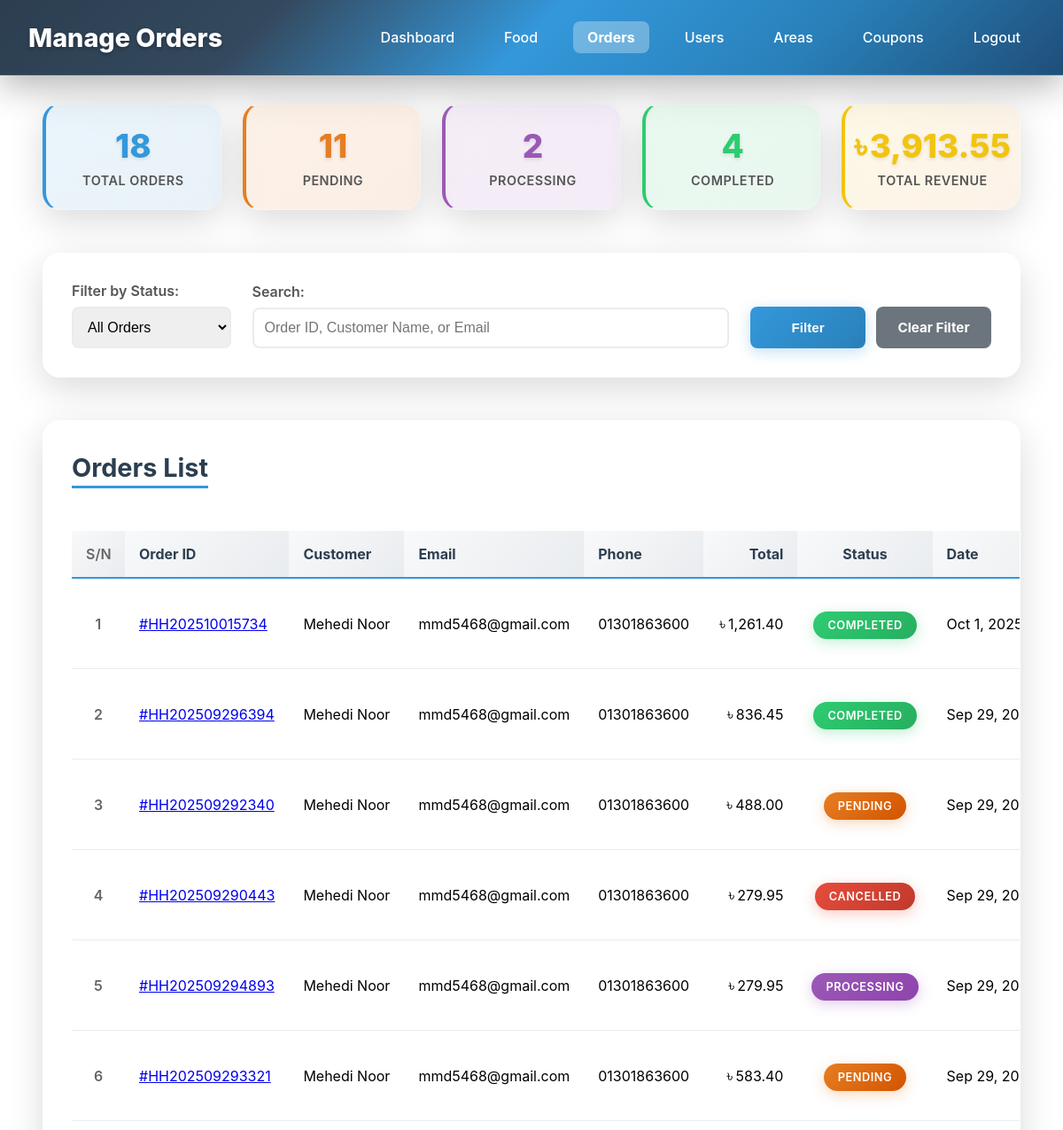
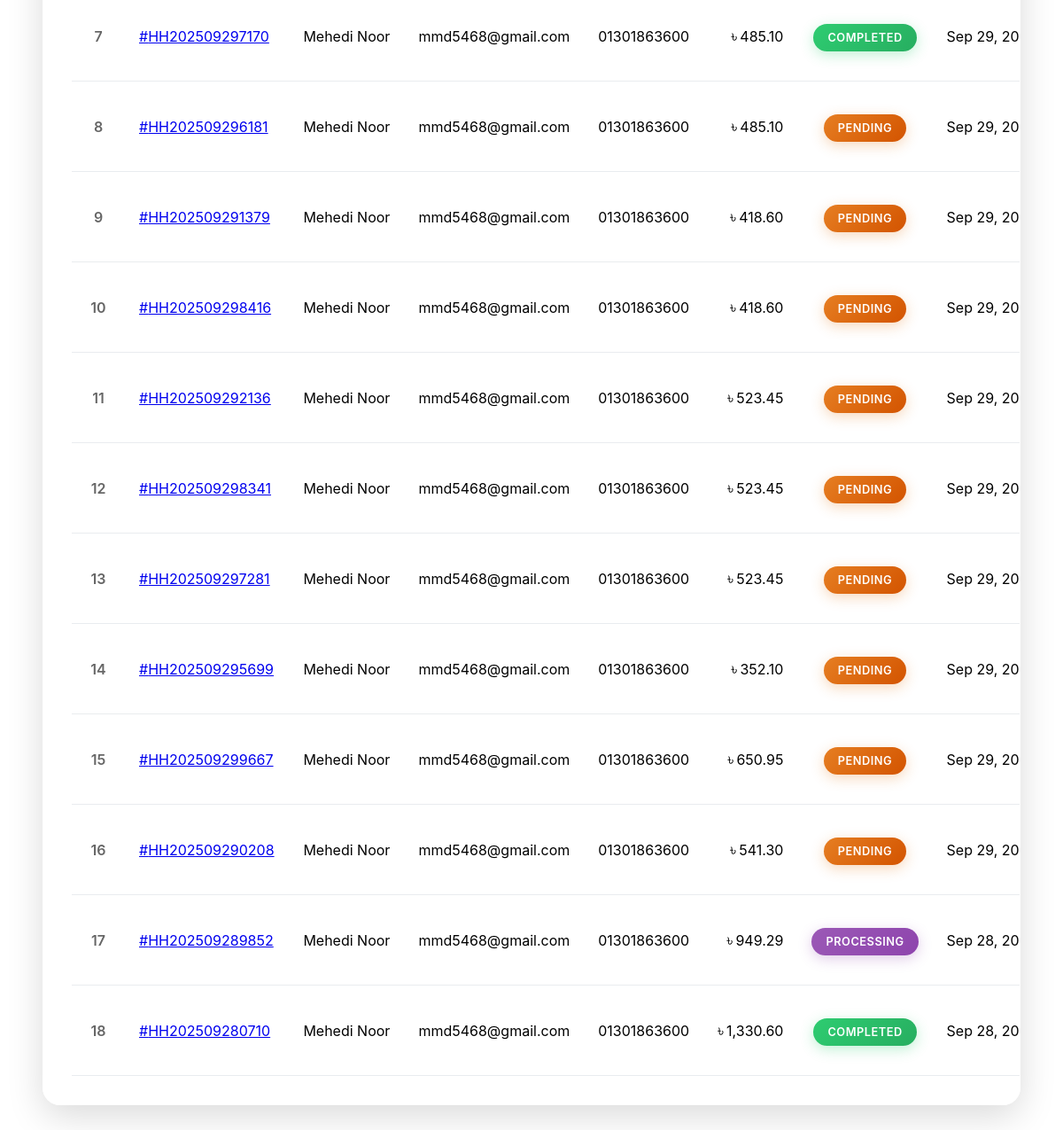
Screenshot of /admin/pageAdmin/manage-orders.php (signed in) with the database file from the repository (2 pictures, top to bottom).
### tables this page shows
CREATE TABLE `orders` (
  `id` int(11) NOT NULL,
  `order_id` varchar(20) NOT NULL,
  `user_id` int(11) NOT NULL,
  `customer_name` varchar(100) NOT NULL,
  `customer_email` varchar(100) NOT NULL,
  `customer_phone` varchar(20) NOT NULL,
  `delivery_area` varchar(50) NOT NULL,
  `delivery_street` varchar(100) DEFAULT NULL,
  `delivery_road` varchar(50) DEFAULT NULL,
  `delivery_address1` varchar(200) NOT NULL,
  `delivery_address2` varchar(200) DEFAULT NULL,
  `order_items` longtext NOT NULL CHECK (json_valid(`order_items`)),
  `subtotal` decimal(10,2) NOT NULL,
  `tax_amount` decimal(10,2) NOT NULL,
  `delivery_fee` decimal(10,2) NOT NULL DEFAULT 50.00,
  `coupon_code` varchar(20) DEFAULT NULL,
  `coupon_discount` decimal(10,2) DEFAULT 0.00,
  `total` decimal(10,2) NOT NULL,
  `payment_method` enum('cod','card') NOT NULL,
  `payment_status` enum('pending','paid','failed') DEFAULT 'pending',
  `status` enum('pending','processing','completed','cancelled') DEFAULT 'pending',
  `order_notes` text DEFAULT NULL,
  `created_at` timestamp NOT NULL DEFAULT current_timestamp(),
  `updated_at` timestamp NOT NULL DEFAULT current_timestamp() ON UPDATE current_timestamp(),
  `delivered_at` timestamp NULL DEFAULT NULL
);

CREATE TABLE `users` (
  `id` int(11) NOT NULL,
  `name` varchar(100) NOT NULL,
  `email` varchar(100) NOT NULL,
  `phone` varchar(20) DEFAULT NULL,
  `address` text DEFAULT NULL,
  `password` varchar(255) NOT NULL,
  `status` enum('active','inactive','banned') DEFAULT 'active',
  `orders` int(10) UNSIGNED NOT NULL DEFAULT 0,
  `total_spent` decimal(10,2) NOT NULL DEFAULT 0.00,
  `created_at` timestamp NOT NULL DEFAULT current_timestamp(),
  `updated_at` timestamp NOT NULL DEFAULT current_timestamp() ON UPDATE current_timestamp()
);

### admin/pageAdmin/manage-orders.php (the view, shortened to what this page needs)
<?php
$host = 'localhost';
$dbname = 'hungry_hub';
$username = 'root';
$password = '';
try {
    $pdo = new PDO("mysql:host=$host;dbname=$dbname", $username, $password);
    $pdo->setAttribute(PDO::ATTR_ERRMODE, PDO::ERRMODE_EXCEPTION);
} catch (PDOException $e) {
    die("Connection failed: " . $e->getMessage());
}
$status_filter = $_GET['status'] ?? 'all';
$search = $_GET['search'] ?? '';
$where_conditions = [];
$params = [];
$where_clause = !empty($where_conditions) ? 'WHERE ' . implode(' AND ', $where_conditions) : '';
try {
    $query = "SELECT o.*, u.name as customer_name, u.email as customer_email, u.phone as customer_phone
              FROM orders o
              LEFT JOIN users u ON o.user_id = u.id
              $where_clause
              ORDER BY o.created_at DESC";
    $stmt = $pdo->prepare($query);
    $stmt->execute($params);
    $orders = $stmt->fetchAll(PDO::FETCH_ASSOC);
} catch (PDOException $e) {
    $orders = [];
}
try {
    $stmt = $pdo->query("SELECT
        COUNT(*) as total_orders,
        SUM(CASE WHEN status = 'pending' THEN 1 ELSE 0 END) as pending_orders,
        SUM(CASE WHEN status = 'processing' THEN 1 ELSE 0 END) as processing_orders,
        SUM(CASE WHEN status = 'completed' THEN 1 ELSE 0 END) as completed_orders,
        SUM(CASE WHEN status = 'cancelled' THEN 1 ELSE 0 END) as cancelled_orders,
        SUM(CASE WHEN status = 'completed' THEN total ELSE 0 END) as total_revenue
        FROM orders");
    $stats = $stmt->fetch(PDO::FETCH_ASSOC);
} catch (PDOException $e) {
    $stats = [
        'total_orders' => 0,
        'pending_orders' => 0,
        'processing_orders' => 0,
        'completed_orders' => 0,
        'cancelled_orders' => 0,
        'total_revenue' => 0
    ];
}
?>
<!DOCTYPE html>
<html lang="en">
<head>
    <link rel="stylesheet" href="../cssAdmin/manage-orders.css?v=<?php echo time(); ?>">
</head>
<body>
    <div class="header">
        <h1>Manage Orders</h1>
        <div class="nav-links">
            <a href="dashboard.php">Dashboard</a>
            <a href="manage-food.php">Food</a>
            <a href="manage-orders.php" class="active">Orders</a>
            <a href="manage-users.php">Users</a>
            <a href="manage-areas.php">Areas</a>
            <a href="manage-coupons.php">Coupons</a>
            <a href="logout.php">Logout</a>
        </div>
    </div>
    <div class="container">
        <div class="stats-grid">
            <div class="stat-card">
                <div class="stat-number"><?php echo number_format($stats['total_orders']); ?></div>
                <div class="stat-label">Total Orders</div>
            </div>
            <div class="stat-card">
                <div class="stat-number"><?php echo number_format($stats['pending_orders']); ?></div>
                <div class="stat-label">Pending</div>
            </div>
            <div class="stat-card">
                <div class="stat-number"><?php echo number_format($stats['processing_orders']); ?></div>
                <div class="stat-label">Processing</div>
            </div>
            <div class="stat-card">
                <div class="stat-number"><?php echo number_format($stats['completed_orders']); ?></div>
                <div class="stat-label">Completed</div>
            </div>
            <div class="stat-card">
                <div class="stat-number"><span class="currency-symbol">৳</span><?php echo number_format($stats['total_revenue'], 2); ?></div>
                <div class="stat-label">Total Revenue</div>
            </div>
        </div>
        <div class="filters">
            <form method="GET" action="">
                <div class="filter-row">
                    <div class="filter-group">
                        <label for="status">Filter by Status:</label>
                        <select name="status" id="status">
                            <option value="all" <?php echo $status_filter === 'all' ? 'selected' : ''; ?>>All Orders</option>
                        </select>
                    </div>
                    <div class="filter-group">
                        <label for="search">Search:</label>
                        <input type="text" name="search" id="search" placeholder="Order ID, Customer Name, or Email" value="<?php echo htmlspecialchars($search); ?>">
                    </div>
                    <div class="filter-group filter-actions">
                        <label>&nbsp;</label>
                        <div class="actions-grid">
                            <button type="submit" class="filter-btn">Filter</button>
                            <a href="manage-orders.php" class="filter-btn clear">Clear Filter</a>
                        </div>
                    </div>
                </div>
            </form>
        </div>
        <div class="orders-table">
            <div class="table-header">
                <h3>Orders List</h3>
            </div>
            <?php if (empty($orders)): ?>
                <div class="no-orders">
                    <p>No orders found. Make sure your database tables are set up correctly.</p>
                </div>
            <?php else: ?>
                <table class="table">
                    <thead>
                        <tr>
                            <th>S/N</th>
                            <th>Order ID</th>
                            <th>Customer</th>
                            <th>Email</th>
                            <th>Phone</th>
                            <th>Total</th>
                            <th>Status</th>
                            <th>Date</th>
                        </tr>
                    </thead>
                    <tbody>
                        <?php foreach ($orders as $index => $order): ?>
                            <tr class="order-row" data-href="order-details.php?order_id=<?php echo urlencode($order['order_id']); ?>">
                                <td><?php echo $index + 1; ?></td>
                                <td><a class="order-link" href="order-details.php?order_id=<?php echo urlencode($order['order_id']); ?>">#<?php echo htmlspecialchars($order['order_id']); ?></a></td>
                                <td><?php echo htmlspecialchars($order['customer_name'] ?? 'N/A'); ?></td>
                                <td><?php echo htmlspecialchars($order['customer_email'] ?? 'N/A'); ?></td>
                                <td><?php echo htmlspecialchars($order['customer_phone'] ?? 'N/A'); ?></td>
                                <td><span class="list-currency-symbol">৳</span><?php echo number_format($order['total'], 2); ?></td>
                                <td>
                                    <span class="status status-<?php echo $order['status']; ?>">
                                        <?php echo ucfirst($order['status']); ?>
                                    </span>
                                </td>
                                <td><?php echo date('M j, Y g:i A', strtotime($order['created_at'])); ?></td>
                            </tr>
                        <?php endforeach; ?>
                    </tbody>
                </table>
            <?php endif; ?>
        </div>
    </div>
</body>
</html>

### rows the page displays
orders: order "HH202510015734", user.name "Mehedi Noor", user.email "mmd5468@gmail.com", user.phone "01301863600", total "1,261.40", status "COMPLETED", created_at "Oct 1,…"
orders: order "HH202509296394", user.name "Mehedi Noor", user.email "mmd5468@gmail.com", user.phone "01301863600", total "836.45", status "COMPLETED", created_at "Sep 29,…"
orders: order "HH202509292340", user.name "Mehedi Noor", user.email "mmd5468@gmail.com", user.phone "01301863600", total "488.00", status "PENDING", created_at "Sep 29,…"
orders: order "HH202509290443", user.name "Mehedi Noor", user.email "mmd5468@gmail.com", user.phone "01301863600", total "279.95", status "CANCELLED", created_at "Sep 29,…"
orders: order "HH202509294893", user.name "Mehedi Noor", user.email "mmd5468@gmail.com", user.phone "01301863600", total "279.95", status "PROCESSING", created_at "Sep 29,…"
orders: order "HH202509293321", user.name "Mehedi Noor", user.email "mmd5468@gmail.com", user.phone "01301863600", total "583.40", status "PENDING", created_at "Sep 29,…"
orders: order "HH202509297170", user.name "Mehedi Noor", user.email "mmd5468@gmail.com", user.phone "01301863600", total "485.10", status "COMPLETED", created_at "Sep 29,…"
orders: order "HH202509296181", user.name "Mehedi Noor", user.email "mmd5468@gmail.com", user.phone "01301863600", total "485.10", status "PENDING", created_at "Sep 29,…"
orders: order "HH202509291379", user.name "Mehedi Noor", user.email "mmd5468@gmail.com", user.phone "01301863600", total "418.60", status "PENDING", created_at "Sep 29,…"
orders: order "HH202509298416", user.name "Mehedi Noor", user.email "mmd5468@gmail.com", user.phone "01301863600", total "418.60", status "PENDING", created_at "Sep 29,…"
orders: order "HH202509292136", user.name "Mehedi Noor", user.email "mmd5468@gmail.com", user.phone "01301863600", total "523.45", status "PENDING", created_at "Sep 29,…"
orders: order "HH202509298341", user.name "Mehedi Noor", user.email "mmd5468@gmail.com", user.phone "01301863600", total "523.45", status "PENDING", created_at "Sep 29,…"
orders: order "HH202509297281", user.name "Mehedi Noor", user.email "mmd5468@gmail.com", user.phone "01301863600", total "523.45", status "PENDING", created_at "Sep 29,…"
orders: order "HH202509295699", user.name "Mehedi Noor", user.email "mmd5468@gmail.com", user.phone "01301863600", total "352.10", status "PENDING", created_at "Sep 29,…"
orders: order "HH202509299667", user.name "Mehedi Noor", user.email "mmd5468@gmail.com", user.phone "01301863600", total "650.95", status "PENDING", created_at "Sep 29,…"
orders: order "HH202509290208", user.name "Mehedi Noor", user.email "mmd5468@gmail.com", user.phone "01301863600", total "541.30", status "PENDING", created_at "Sep 29,…"
orders: order "HH202509289852", user.name "Mehedi Noor", user.email "mmd5468@gmail.com", user.phone "01301863600", total "949.29", status "PROCESSING", created_at "Sep 28,…"
orders: order "HH202509280710", user.name "Mehedi Noor", user.email "mmd5468@gmail.com", user.phone "01301863600", total "1,330.60", status "COMPLETED", created_at "Sep 28,…"

### other values shown
$stats['total_orders'] "18"
$stats['pending_orders'] "11"
$stats['processing_orders'] "2"
$stats['completed_orders'] "4"
$stats['total_revenue'] "3,913.55"
